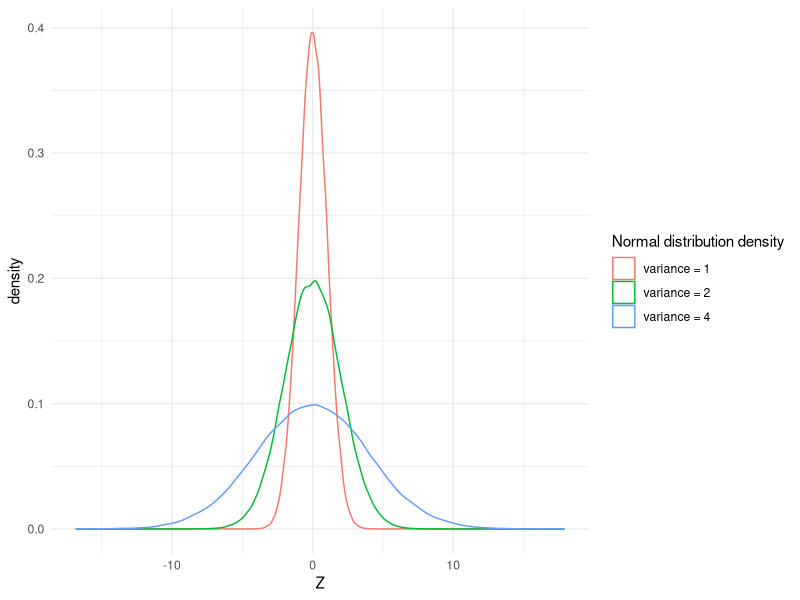
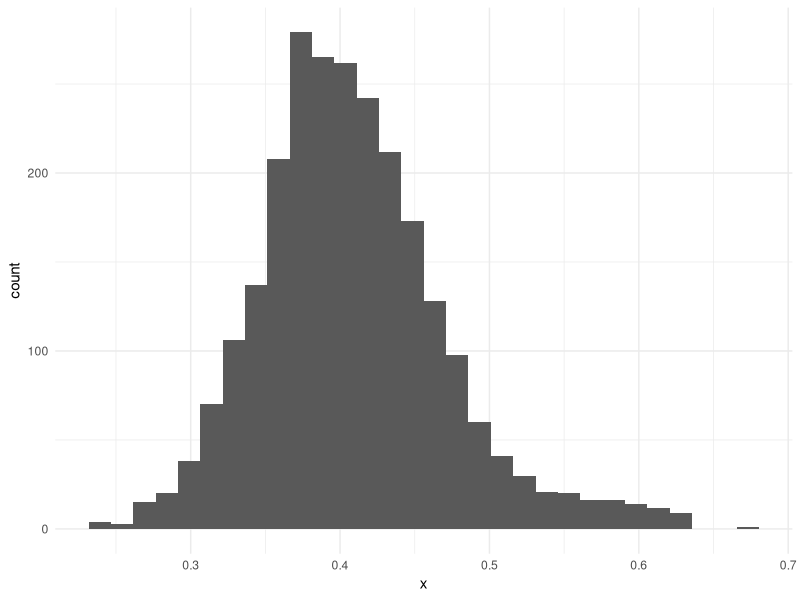

Write the R code that produced these figures, in order.
## ---- chunk 1
knitr::opts_chunk$set(echo = TRUE)
library(tidyverse)
## ---- chunk 2
n <- 100000
norm.distrib <- data.frame(var1 = rnorm(n), var2 = rnorm(n, sd = 2), var4 = rnorm(n, sd = 4))

ggplot(norm.distrib) +
    geom_density(aes(x = var1, color = "variance = 1")) +
    geom_density(aes(x = var2, color = "variance = 2")) +
    geom_density(aes(x = var4, color = "variance = 4")) +
    xlab("Z") + scale_color_hue(name = "Normal distribution density") +
    theme_minimal()
## ---- chunk 3
#low threshold = 0.2
#high threshold = 0.5
# 1 - P[Z < 0.5] - P[Z < 0.2]
1 - (pnorm(0.5, mean = 0.35, sd = 0.05) - pnorm(0.2, mean = 0.35, sd = 0.2))
## ---- chunk 4
pnorm(0.55, mean = 0.35, sd = 0.05) - pnorm(0.45, mean = 0.35, sd = 0.05)
pnorm(0.5, mean = 0.35, sd = 0.05) - pnorm(0.4, mean = 0.35, sd = 0.05)
pnorm(0.6, mean = 0.35, sd = 0.05) - pnorm(0.5, mean = 0.35, sd = 0.05)
## ---- chunk 5
gc.bacteriaX <- read.delim(file = "GCContentBActeriaX.csv", sep = ",")
ggplot(gc.bacteriaX, aes(x)) +
    geom_histogram() +
    theme_minimal()

mean(gc.bacteriaX$x)
sd(gc.bacteriaX$x)
## ---- chunk 6

